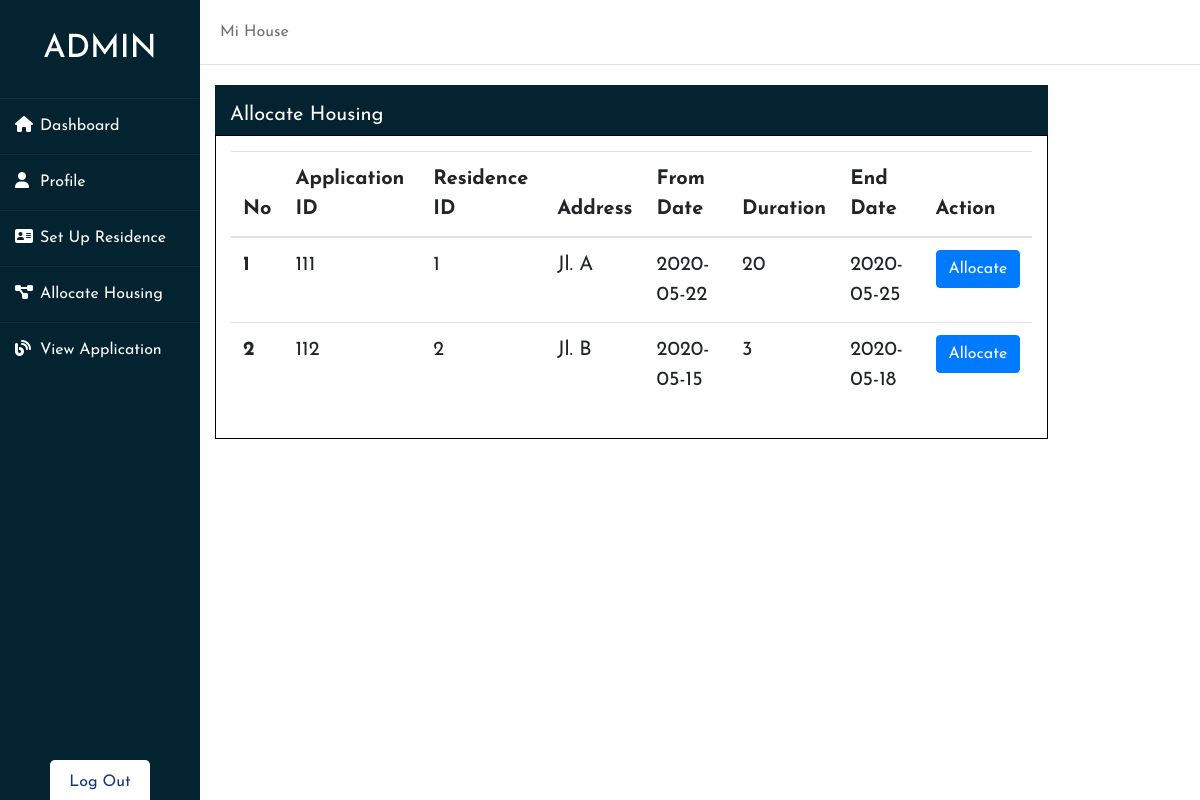
/Dashboard/AdminAppAllocate.php, run on the app's committed database.
### tables this page shows
CREATE TABLE IF NOT EXISTS `application` (
`application_id` int(10) NOT NULL,
  `name` varchar(30) NOT NULL,
  `applicant_id` int(10) DEFAULT NULL,
  `username` varchar(100) DEFAULT NULL,
  `residence_id` int(10) DEFAULT NULL,
  `staff_id` int(10) DEFAULT NULL,
  `applicationDate` varchar(20) DEFAULT NULL,
  `requiredMonth` varchar(120) DEFAULT NULL,
  `requiredYear` varchar(120) DEFAULT NULL,
  `status` varchar(120) DEFAULT NULL
);

CREATE TABLE IF NOT EXISTS `allocation` (
`allocation_id` int(10) NOT NULL,
  `unit_id` int(10) NOT NULL,
  `application_id` int(10) NOT NULL,
  `fromDate` date NOT NULL,
  `duration` int(120) NOT NULL,
  `endDate` date NOT NULL
);

CREATE TABLE IF NOT EXISTS `residences` (
`id_r` int(11) NOT NULL,
  `applicant_id` int(30) NOT NULL,
  `residence_Id` int(10) NOT NULL,
  `staff_id` int(10) NOT NULL,
  `address` varchar(120) NOT NULL,
  `numUnits` int(120) NOT NULL,
  `sizePerUnit` decimal(21,0) NOT NULL,
  `monthlyRental` decimal(21,0) NOT NULL
);

### Dashboard/AdminAppAllocate.php (the view, shortened to what this page needs)
<?php
    require '../koneksi.php';
?>
<!DOCTYPE html>
<html lang="en">
<head>
	<link rel="stylesheet" href="stylesAdminDashboard.css">
	<link rel="stylesheet" href="../bootstrap-4.4.1-dist/css/bootstrap.css">
	<link rel="stylesheet" href="../bootstrap-4.4.1-dist/css/bootstrap.min.css">
</head>
<body>
<div class="wrapper">
    <div class="sidebar">
        <h2>Admin</h2>
        <ul>
            <li><a href="AdminAppDashboard.php"><i class="fas fa-home"></i>Dashboard</a></li>
            <li><a href="AdminAppProfile.php"><i class="fas fa-user"></i>Profile</a></li>
            <li><a href="AdminAppResidence.php"><i class="fas fa-address-card"></i>Set Up Residence</a></li>
            <li><a href="AdminAppAllocate.php"><i class="fas fa-project-diagram"></i>Allocate Housing</a></li>
            <li><a href="AdminAppView.php"><i class="fas fa-blog"></i>View Application</a></li>
        </ul>
        <div class="social_media">
          <a href="../index.php" style="width: 100px;">Log Out</a>
      </div>
    </div>
    <div class="main_content">
        <div class="header">Mi House</div>
		<div class="col-lg-10 col-sm-12" style="margin-left: 15px;height: 50px;background-color: #042331;color:white;padding: 15px;font-size: 20px;">
           Allocate Housing
        </div>
        <div class="col-lg-10 col-sm-12" style="margin-left: 15px;border:1px solid black;padding: 15px;font-size: 20px;">
           <div class="table-responsive">
				  <table class="table">
					  <thead>
						<tr>
						  <th scope="col">No</th>
						  <th scope="col">Application ID</th>
						  <th scope="col">Residence ID</th>
						  <th scope="col">Address</th>
						  <th scope="col">From Date</th>
						  <th scope="col">Duration</th>
						  <th scope="col">End Date</th>
						  <th scope="col">Action</th>
						</tr>
					  </thead>
					  <tbody>
						<?php
							$i = 1;
							$select = "select * from application a inner join residences b on a.applicant_id=b.applicant_id
										inner join allocation c on a.application_id = c.application_id where a.staff_id = b.staff_id";
							$select_query = mysqli_query($db, $select);
							while($select_result = mysqli_fetch_array($select_query))
							{
							$application_id = $select_result['application_id'];
							$residence_Id = $select_result['residence_Id'];
							$address = $select_result['address'];
							$fromDate = $select_result['fromDate'];
							$duration = $select_result['duration'];
							$endDate = $select_result['endDate'];
						?>
						<tr>
						  <th scope="row"><?php echo $i++; ?></th>
						  <td><?php echo $application_id; ?></td>
						  <td><?php if ($residence_Id == 0){echo "-" ;}else {echo $residence_Id;} ?></td>
						  <td><?php if ($address == ''){echo "-" ;}else {echo $address;} ?></td>
						  <td><?php if ($fromDate == 0){echo "-" ;}else {echo $fromDate;} ?></td>
						  <td><?php if ($duration == 0){echo "-" ;}else {echo $duration;} ?></td>
						  <td><?php if ($endDate == 0){echo "-" ;}else {echo $endDate;} ?></td>
						  <td>
							<button type="button" class="btn btn-primary" data-toggle="modal" data-target="#exampleModal" data-whatever="<?php echo $residence_Id ;?>" data-applid="<?php echo $application_id ;?>">
								Allocate
							</button>
						  </td>
						</tr>
						<?php
							}
						?>
					  </tbody>
					</table>
				</div>
        </div>
    </div>
</div>
</body>
</html>

### Dashboard/stylesAdminDashboard.css (style rules this page uses)
* { margin: 0; padding: 0; box-sizing: border-box; list-style: none; text-decoration: none; font-family: 'Josefin Sans', sans-serif; }
body { background-color: #f3f5f9; }
.wrapper { display: flex; position: relative; }
.wrapper .sidebar { width: 200px; height: 100%; background: #042331; padding: 30px 0px; position: fixed; }
.wrapper .sidebar h2 { color: #fff; text-transform: uppercase; text-align: center; margin-bottom: 30px; }
.wrapper .sidebar ul li { padding: 15px; border-bottom: 1px solid #bdb8d7; border-bottom: 1px solid rgba(0,0,0,0.05); border-top: 1px solid rgba(255,255,255,0.05); }
.wrapper .sidebar ul li a { color: #fff; display: block; }
.wrapper .sidebar ul li a .fas { width: 25px; }
.wrapper .sidebar .social_media { position: absolute; bottom: 0; left: 50%; transform: translateX(-50%); display: flex; }
.wrapper .sidebar .social_media a { display: block; width: 40px; background: #fff; height: 40px; line-height: 45px; text-align: center; margin: 0 5px; color: #14357C; border-top-left-radius: 5px; border-top-right-radius: 5px; }
.wrapper .main_content { width: 100%; margin-left: 200px; }
.wrapper .main_content .header { padding: 20px; background: #fff; color: #717171; border-bottom: 1px solid #e0e4e8; }

### data on the page
application: allocation.application_id "111", residence.residence_Id "1", residence.address "Jl. A", allocation.fromDate "2020-05-22", allocation.duration "20", allocation.endDate "2020-05-25"
application: allocation.application_id "112", residence.residence_Id "2", residence.address "Jl. B", allocation.fromDate "2020-05-15", allocation.duration "3", allocation.endDate "2020-05-18"
